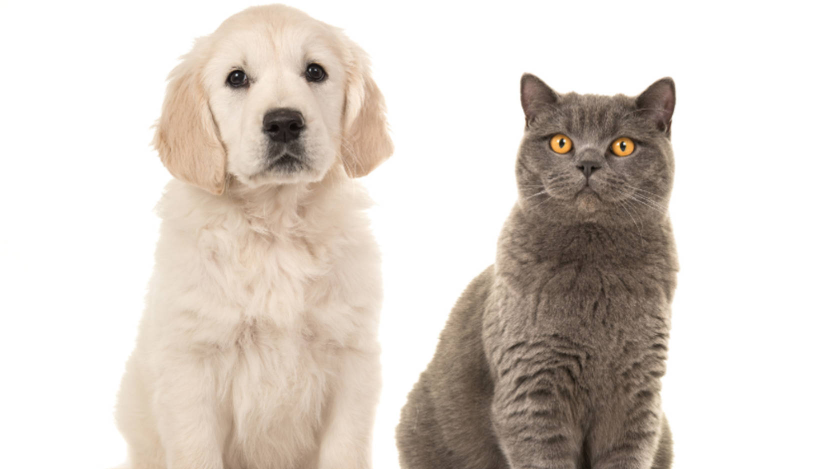
#> input picture DerinOgrenmeileGoruntuIsleme/YOLO/input/images/dog_cat.jpg, 1668 x 938 px (shown at 1/2 size); its folder holds only this picture in this run
$ python montage_example.py --images ../../../../DerinOgrenmeileGoruntuIsleme/YOLO/input/images
#> lines starting #> are read from the running program, lines starting #| are printed output that depends on the picture
# import the necessary packages
from imutils import build_montages # indirmeler kilitliydi teorik devam
from imutils import paths # indirmeler kilitliydi teorik devam
import argparse
import random
import cv2
# construct the argument parse and parse the arguments (argümanı oluşturun argümanları ayrıştırın ve ayrıştırın)
ap = argparse.ArgumentParser()
ap.add_argument("-i", "--images", required=True,
	help="path to input directory of images")
ap.add_argument("-s", "--sample", type=int, default=21,
	help="# of images to sample")
args = vars(ap.parse_args()) # daha iyi anlamak için bulduğum site : https://medium.com/@celikemirhan/python-argument-parser-kullanimi-50511bd6f609
'''
--images : The path to your directory containing the images you want to build a montage out of.
--samples : An optional command line argument that specifies the number of images to sample (we default this value to 21 total images).
'''
# grab the paths to the images, then randomly select a sample of
# them
imagePaths = list(paths.list_images(args["images"]))
random.shuffle(imagePaths) # Bu fonksiyon, bir listede yada tupleda yer alan öğeleri rastgele getirir.
imagePaths = imagePaths[:args["sample"]]

# initialize the list of images
images = []
# loop over the list of image paths
for imagePath in imagePaths:
	# load the image and update the list of images
	image = cv2.imread(imagePath)
#> image is the input picture: shape (938, 1668, 3); mean B, G, R 202.4, 210, 218.5
	images.append(image)
# construct the montages for the images
montages = build_montages(images, (128, 196), (7, 3))
#> montages = 1 item
'''
image_list : This parameter is a list of images loaded via OpenCV. In our case, we supply the images list built on Lines 26-29.
image_shape : A tuple containing the width and height of each image in the montage. Here we indicate that all images in the montage will be resized to 129 x 196. Resizing every image in the montage to a fixed size is a requirement so we can properly allocate memory in the resulting NumPy array. Note: Empty space in the montage will be filled with black pixels.
montage_shape : A second tuple, this one specifying the number of columns and rows in the montage. Here we indicate that our montage will have 7 columns (7 images wide) and 3 rows (3 images tall).
'''

# loop over the montages and display each of them
for montage in montages:
	cv2.imshow("Montage", montage)
	cv2.waitKey(0)
#> this loop made 1 pass
#> pass 1, `cv2.imshow("Montage", montage)`:
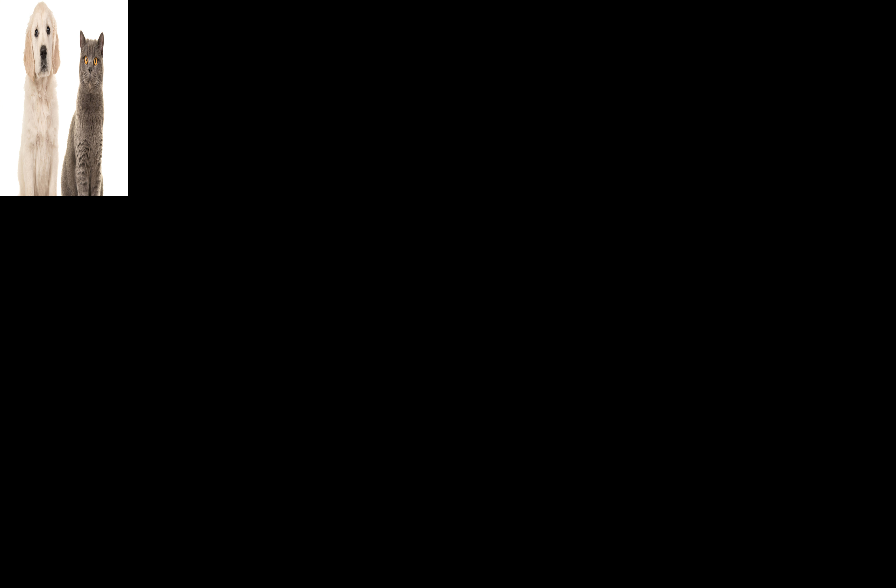
#> window 'Montage': shape (588, 896, 3); mean B, G, R 9.6, 10, 10.4
